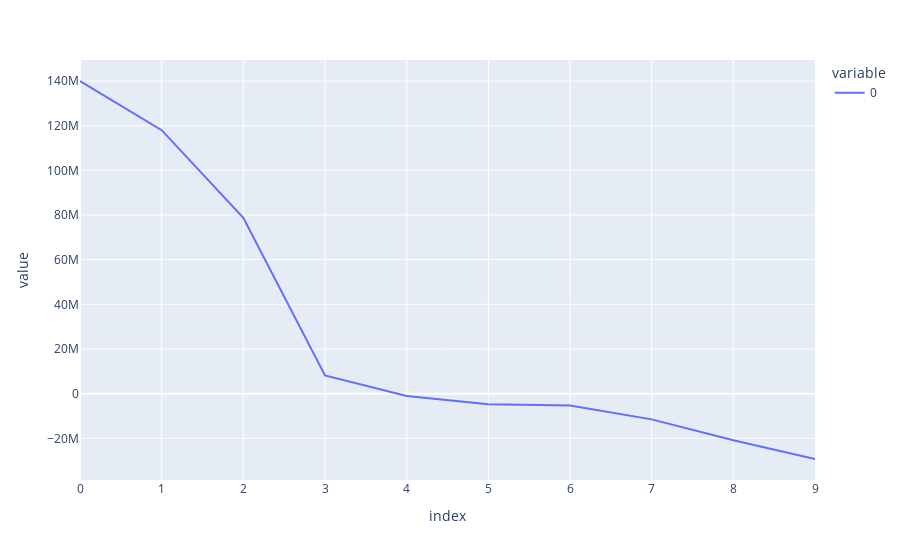

The notebook cell this image was saved under:
### Code cell
# line plot of growing the bests
px.line(avg_of_legends)

### Figure 1 — Plotly figure (JSON) as saved in the notebook; plotly's stock layout.template omitted (floating-point values rounded to 4 significant figures)
{"data": [{"hovertemplate": "variable=0<br>index=%{x}<br>value=%{y}<extra></extra>", "legendgroup": "0", "line": {"color": "#636efa", "dash": "solid"}, "marker": {"symbol": "circle"}, "mode": "lines", "name": "0", "orientation": "v", "showlegend": true, "type": "scatter", "x": [0, 1, 2, 3, 4, 5, 6, 7, 8, 9], "xaxis": "x", "y": [140000000.0, 118000000.0, 78750000.0, 8158000.0, -1067000.0, -4749000.0, -5306000.0, -11520000.0, -20860000.0, -29270000.0], "yaxis": "y"}], "layout": {"legend": {"title": {"text": "variable"}, "tracegroupgap": 0}, "margin": {"t": 60}, "xaxis": {"anchor": "y", "domain": [0, 1], "title": {"text": "index"}}, "yaxis": {"anchor": "x", "domain": [0, 1], "title": {"text": "value"}}}}
